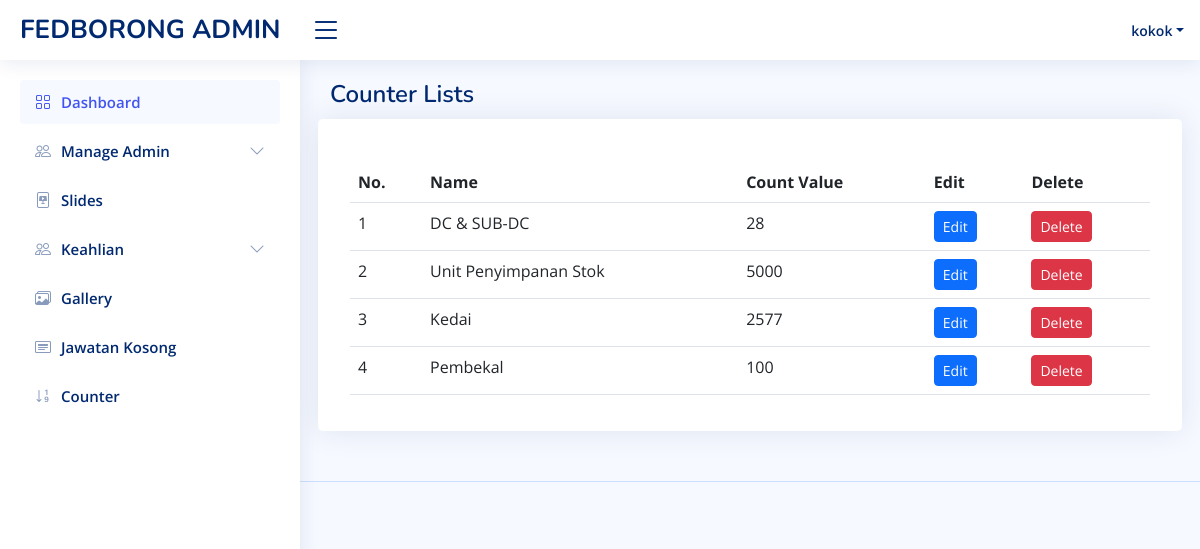
The app's page /admin-counter.php (signed in) with its own data.
### tables this page shows
CREATE TABLE `counter` (
  `id` int(11) NOT NULL,
  `name` varchar(50) NOT NULL,
  `count` int(11) NOT NULL
);

### admin-counter.php (the view, shortened to what this page needs)
<?php
    if(isset($_SESSION['username'])) {
?>
<?php
include 'admin/admin-header.php';
require('db_connect.php');
?>
<body>
<?php include 'admin-nav.php';?>
  <main id="main" class="main">
  <div class="pagetitle">
      <h1>Counter Lists</h1>
    </div>
    <section class="section">
      <div class="row">
      <div class="card">
            <div class="card-body">
              <h5 class="card-title"></h5>
              <table class="table">
                <thead>
                  <tr>
                    <th scope="col">No.</th>
                    <th scope="col">Name</th>
                    <th scope="col">Count Value</th>
                    <th scope="col">Edit</th>
                    <th scope="col">Delete</th>
                  </tr>
                </thead>
                <tbody>
                  <?php
                  $count=1;
                  $sel_query="Select * from counter ORDER BY id desc;";
                  $result = mysqli_query($conn,$sel_query);
                  while($row = mysqli_fetch_assoc($result)) { ?>
                  <tr>
                    <td><?php echo $count; ?></td>
                    <td><?php echo $row['name'] ?></td>
                    <td><?php echo $row['count'] ?></td>
                    <td><a href="admin-counter-edit?id=<?php echo $row['id'] ?>" class="btn btn-primary btn-sm">Edit</a></td>
                    <td>
                    <button type="button" class="btn btn-danger btn-sm" data-bs-toggle="modal" data-bs-target="#verticalycentered-<?php echo $row['id'] ?>">
                     Delete
                    </button>
                    </td>
                  </tr>
                  <?php $count++; } ?>
                </tbody>
              </table>
            </div>
          </div>
      </div>
    </section>
  </main>
  <?php include 'admin/admin-footer.php' ?>
<?php
    } else {
        header("Location: ../Moderna/admin-login?error=login_first");
        exit();
    }
 ?>

### admin-assets/css/style.css (style rules this page uses)
:root { scroll-behavior: smooth; }
body { font-family: "Open Sans", sans-serif; background: #f6f9ff; color: #444444; }
a { color: #4154f1; text-decoration: none; }
h1, h2, h3, h4, h5, h6 { font-family: "Nunito", sans-serif; }
#main { margin-top: 60px; padding: 20px 30px; transition: all 0.3s; }
.pagetitle { margin-bottom: 10px; }
.pagetitle h1 { font-size: 24px; margin-bottom: 0; font-weight: 600; color: #012970; }
.card { margin-bottom: 30px; border: none; border-radius: 5px; box-shadow: 0px 0 30px rgba(1, 41, 112, 0.1); }
.card-title { padding: 20px 0 15px 0; font-size: 18px; font-weight: 500; color: #012970; font-family: "Poppins", sans-serif; }
.card-body { padding: 0 20px 20px 20px; }
@media (min-width: 1200px) { #main, #footer { margin-left: 300px; } }

### records on screen
counter: name "DC & SUB-DC", count "28"
counter: name "Unit Penyimpanan Stok", count "5000"
counter: name "Kedai", count "2577"
counter: name "Pembekal", count "100"

### other values on screen
$_SESSION['username'] "kokok"
